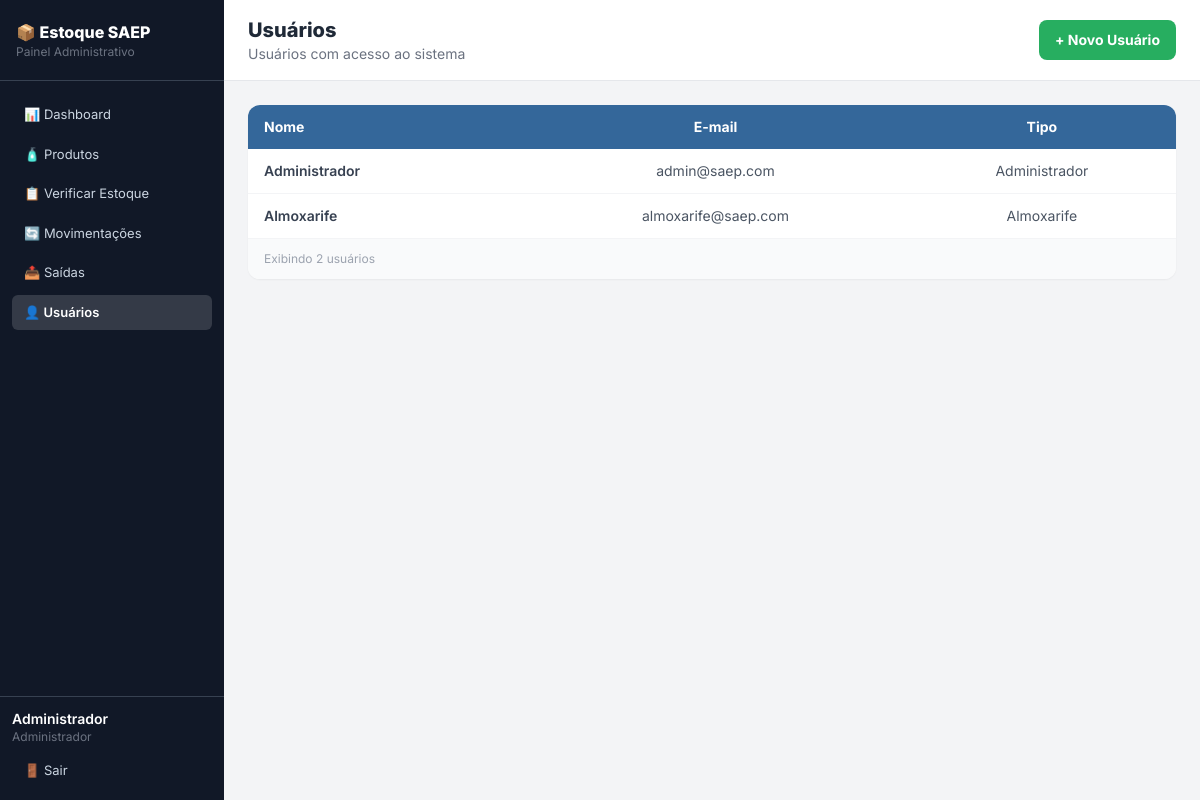
The app's page /usuarios.php (signed in) with its own data.
### tables this page shows
CREATE TABLE `user` (
    id_user INT AUTO_INCREMENT NOT NULL PRIMARY KEY,
    nome VARCHAR(100) NOT NULL,
    email VARCHAR(100) NOT NULL UNIQUE,
    senha VARCHAR(255) NOT NULL,
    tipo VARCHAR(10) NOT NULL DEFAULT 'ALMOXARIFE' CHECK (tipo IN ('ADMIN', 'ALMOXARIFE'))
);

### conexao.php (called while the page is built, shortened)
<?php
spl_autoload_register(function ($classe) {
    $arquivo = __DIR__ . '/models/' . $classe . '.php';
});

### models/Usuario.php (called while the page is built, shortened)
<?php
class Usuario
{
    private PDO $pdo;
    public function __construct(PDO $pdo)
    {
        $this->pdo = $pdo;
    }
    public function listar(): array
    {
        return $this->pdo->query("SELECT id_user, nome, email, tipo FROM `user` ORDER BY nome")->fetchAll();
    }
}

### usuarios.php (the view, shortened to what this page needs)
<?php
require_once __DIR__ . '/conexao.php';
$usuarios = (new Usuario($pdo))->listar();
require_once __DIR__ . '/includes/menu.php';
?>
    <main class="flex-1 flex flex-col">
        <div class="bg-white border-b border-gray-200 px-6 py-4 flex items-center justify-between">
            <div>
                <h1 class="text-xl font-extrabold text-gray-800">Usuários</h1>
                <p class="text-sm text-gray-500">Usuários com acesso ao sistema</p>
            </div>
            <a href="usuario_form.php" class="bg-senai-green text-white font-bold px-4 py-2.5 rounded-lg text-sm hover:bg-green-600 transition flex items-center gap-2">
                + Novo Usuário
            </a>
        </div>
        <div class="p-6 flex-1">
            <div class="bg-white rounded-xl shadow-sm overflow-hidden">
                <table class="w-full text-sm">
                    <thead class="bg-senai-blue text-white">
                        <tr>
                            <th class="px-4 py-3 text-left">Nome</th>
                            <th class="px-4 py-3 text-center">E-mail</th>
                            <th class="px-4 py-3 text-center">Tipo</th>
                        </tr>
                    </thead>
                    <tbody class="divide-y divide-gray-100">
                    <?php foreach ($usuarios as $u): ?>
                        <tr class="hover:bg-gray-50 transition">
                            <td class="px-4 py-3 text-gray-700 font-semibold"><?= htmlspecialchars($u["nome"]) ?></td>
                            <td class="px-4 py-3 text-center text-gray-600"><?= htmlspecialchars($u["email"]) ?></td>
                            <td class="px-4 py-3 text-center text-gray-600"><?= Usuario::TIPOS[$u["tipo"]] ?? $u["tipo"] ?></td>
                        </tr>
                    <?php endforeach; ?>
                    </tbody>
                </table>
                <div class="border-t border-gray-100 px-4 py-3 bg-gray-50">
                    <p class="text-xs text-gray-400">Exibindo <?= count($usuarios) ?> usuários</p>
                </div>
            </div>
        </div>
    </main>
</body>
</html>

### includes/menu.php
<?php
$pagina = basename($_SERVER['PHP_SELF']);
$ativo = function ($prefixo) use ($pagina) {
    return strpos($pagina, $prefixo) === 0 ? 'active' : '';
};
$usuarioMenu = $_SESSION['usuario'] ?? null;
require __DIR__ . '/head.php';
?>
<body class="bg-gray-100 min-h-screen flex">
    <aside class="w-56 bg-gray-900 min-h-screen flex flex-col flex-shrink-0">
        <div class="px-4 py-5 border-b border-gray-700"><p class="text-white font-extrabold text-base">📦 Estoque SAEP</p><p class="text-gray-500 text-xs">Painel Administrativo</p></div>
        <nav class="flex-1 p-3 space-y-1 pt-4">
            <a href="index.php"         class="nav-link <?= $ativo('index') ?>">📊 Dashboard</a>
            <a href="produtos.php"      class="nav-link <?= $ativo('produto') ?>">🧴 Produtos</a>
            <a href="estoque.php"       class="nav-link <?= $ativo('estoque') ?>">📋 Verificar Estoque</a>
            <a href="movimentacoes.php" class="nav-link <?= $ativo('movimentac') ?>">🔄 Movimentações</a>
            <a href="saidas.php"        class="nav-link <?= $ativo('saidas') ?>">📤 Saídas</a>
            <?php if (($usuarioMenu["tipo"] ?? "") === "ADMIN"): ?>
            <a href="usuarios.php"      class="nav-link <?= $ativo('usuario') ?>">👤 Usuários</a>
            <?php endif; ?>
        </nav>
        <?php if ($usuarioMenu): ?>
        <div class="p-3 border-t border-gray-700">
            <p class="text-white text-sm font-semibold"><?= htmlspecialchars($usuarioMenu["nome"]) ?></p>
            <p class="text-gray-500 text-xs mb-2"><?= $usuarioMenu["tipo"] === "ADMIN" ? "Administrador" : "Almoxarife" ?></p>
            <a href="logout.php" class="nav-link">🚪 Sair</a>
        </div>
        <?php endif; ?>
    </aside>

### includes/head.php (style rules this page uses)
body { font-family: 'Inter', sans-serif; }
.nav-link { display:flex; align-items:center; gap:8px; padding:8px 12px; border-radius:6px; font-size:13px; cursor:pointer; transition:background .15s; color:#cbd5e1; }
.nav-link.active { background:rgba(255,255,255,.15); color:#fff; font-weight:600; }

### records on screen
user: nome "Administrador", email "admin@saep.com", tipo "Administrador"
user: nome "Almoxarife", email "almoxarife@saep.com", tipo "Almoxarife"

### other values on screen
count($usuarios) "2"
